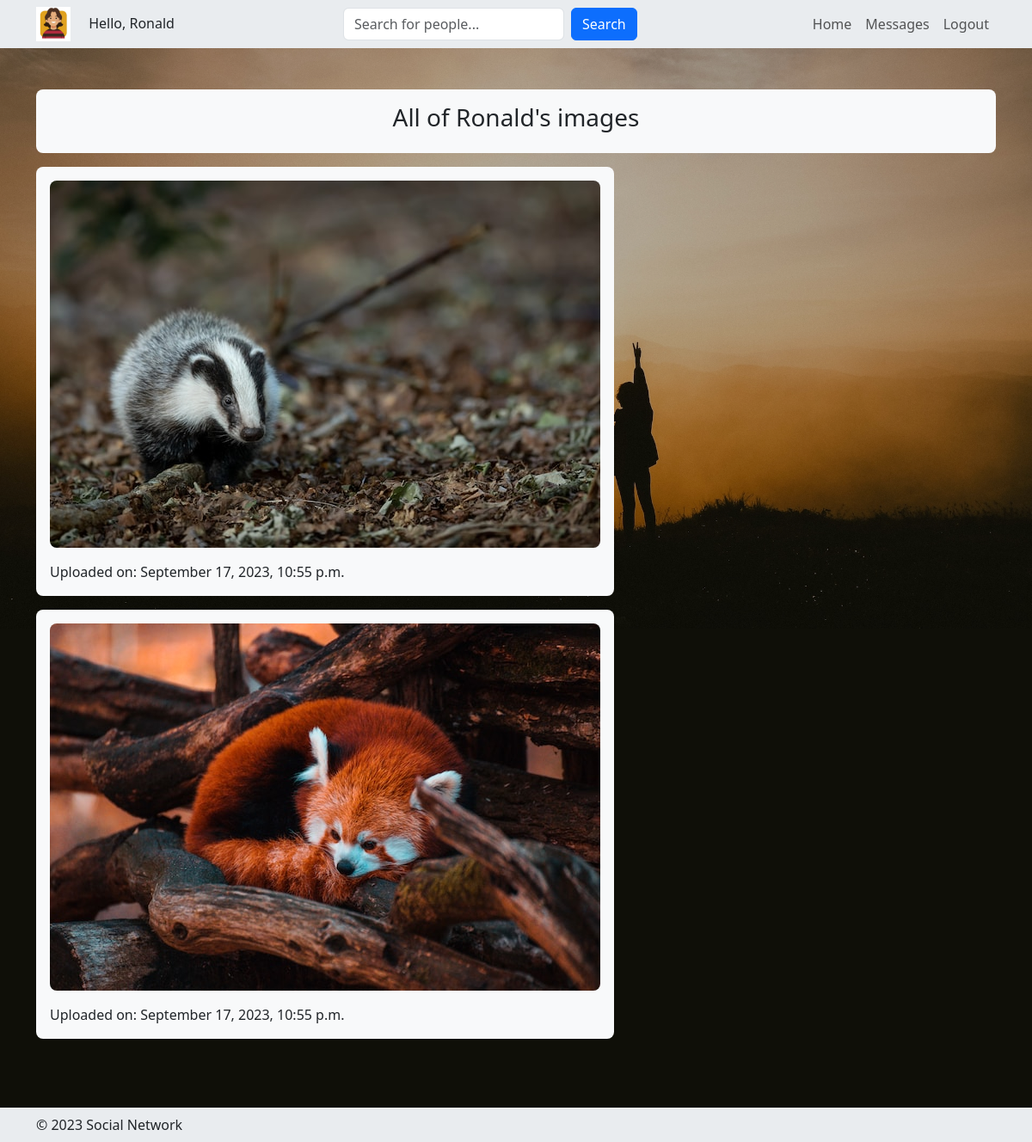
Page /all_images/Ronald/ (signed in) on the committed database.
### social_app/models.py (models this page shows, shortened)
class UserProfile(models.Model):
    user = models.OneToOneField(User, on_delete=models.CASCADE, related_name='profile')
    birthday = models.DateField(null=True, blank=True)
    workplace = models.CharField(max_length=255, blank=True)
    country = models.CharField(max_length=100, blank=True)
    city = models.CharField(max_length=100, blank=True)
    GENDER_CHOICES = [
        ('M', 'Male'),
        ('F', 'Female'),
        ('O', 'Other'),
        ('N', 'Prefer not to say'),
    ]
    gender = models.CharField(max_length=1, choices=GENDER_CHOICES, default='N')
    RELATIONSHIP_STATUS_CHOICES = [
        ('S', 'Single'),
        ('M', 'Married'),
        ('C', 'In a relationship'),
        ('D', 'Divorced'),
        ('W', 'Widowed'),
        ('N', 'Prefer not to say'),
    ]
    relationship_status = models.CharField(max_length=1, choices=RELATIONSHIP_STATUS_CHOICES, default='N')
    avatar = models.ImageField(upload_to='avatars/', null=True, blank=True)
    friends = models.ManyToManyField('self', blank=True, symmetrical=True)

class ImagePost(models.Model):
    user = models.ForeignKey(User, on_delete=models.CASCADE)
    image = models.ImageField(upload_to=user_directory_path)
    uploaded_at = models.DateTimeField(auto_now_add=True)

### social_app/views.py (the view)
# urls.py: path('all_images/<str:username>/', all_images, name='all_images'),
@login_required
def all_images(request, username):
    user = get_object_or_404(User, username=username)
    images = ImagePost.objects.filter(user=user).order_by('-uploaded_at')
    context = {
        'images': images,
        'user_profile': user  # The user whose image posts are being displayed.
    }
    return render(request, 'social_app/all_images.html', context)

### social_app/templates/social_app/all_images.html (shortened to what this page needs)
{% extends "base.html" %}
{% block content %}
    <ul class="p-0">
        <div class="bg-body-tertiary p-3 mb-3 rounded-3">
            <h3 class="text-center">All of {{ user_profile }}'s images</h3>
        </div>
        {% if images %}
            {% for image in images %}
                <li class="d-inline-block mb-3 p-3 bg-body-tertiary rounded-3">
                    <div class="image-container w-auto">
                        <img class="mw-50 img-fluid rounded-3" src="{{ image.image.url }}" alt="Uploaded image">
                        <p class="mt-3 mb-0">Uploaded on: {{ image.uploaded_at|date:"F j, Y, g:i a" }}</p>
                    </div>
                </li>
            {% endfor %}
        {% else %}
            <li class="d-inline-block w-100 mb-3 p-3 bg-body-tertiary rounded-3">
                <p class="text-center">No images here yet.</p>
            </li>
        {% endif %}
    </ul>
{% endblock %}

### social_app/templates/header_authenticated.html (shortened to what this page needs)
<header class="site-header">
    <nav class="navbar navbar-expand-lg bg-body-secondary shadow-sm">
        <div class="container">
            <div class="user-section">
                <a class="navbar-brand" href="{% url 'profile' user.username %}">
                {% if user.profile.avatar %}
                    <img src="{{ user.profile.avatar.url }}" alt="{{ user.username }}'s avatar" class="avatar-thumbnail" width="40" height="40">
                {% else %}
                    <img src="/media/avatars/avatar_placeholder.webp" alt="Placeholder avatar" class="avatar-thumbnail" width="40" height="40">
                {% endif %}
                </a>
                <span>Hello, {{ user.username }}</span>
            </div>
            <div class="search-section">
                <form class="d-flex" role="search" method="get" action="{% url 'search_results' %}">
                    <input class="form-control me-2" type="text" name="search_query" placeholder="Search for people..." aria-label="Search">
                    <button class="btn btn-primary" type="submit">Search</button>
                </form>
            </div>
            <div class="" id="navbarSupportedContent">
                <ul class="navbar-nav me-auto mb-2 mb-lg-0">
                <li class="nav-item">
                    <a class="nav-link" href="{% url 'profile' user.username %}">Home</a>
                </li>
                <li class="nav-item">
                    <a class="nav-link" href="{% url 'all_messages' %}">Messages</a>
                </li>
                <li class="nav-item">
                    <form method="post" action="{% url 'logout' %}">
                        <button class="nav-link" type="submit">Logout</button>
                    </form>
                </li>
            </div>
        </div>
    </nav>
</header>

### static/css/custom.css (style rules this page uses)
.container { position: relative; z-index: 1; }

### rows in the picture
ImagePost: image (picture), uploaded_at "September 17, 2023, 10:55 p.m."
ImagePost: image (picture), uploaded_at "September 17, 2023, 10:55 p.m."

### other values in the picture
{{ user.username }} "Ronald"
{{ user_profile }} "Ronald"
